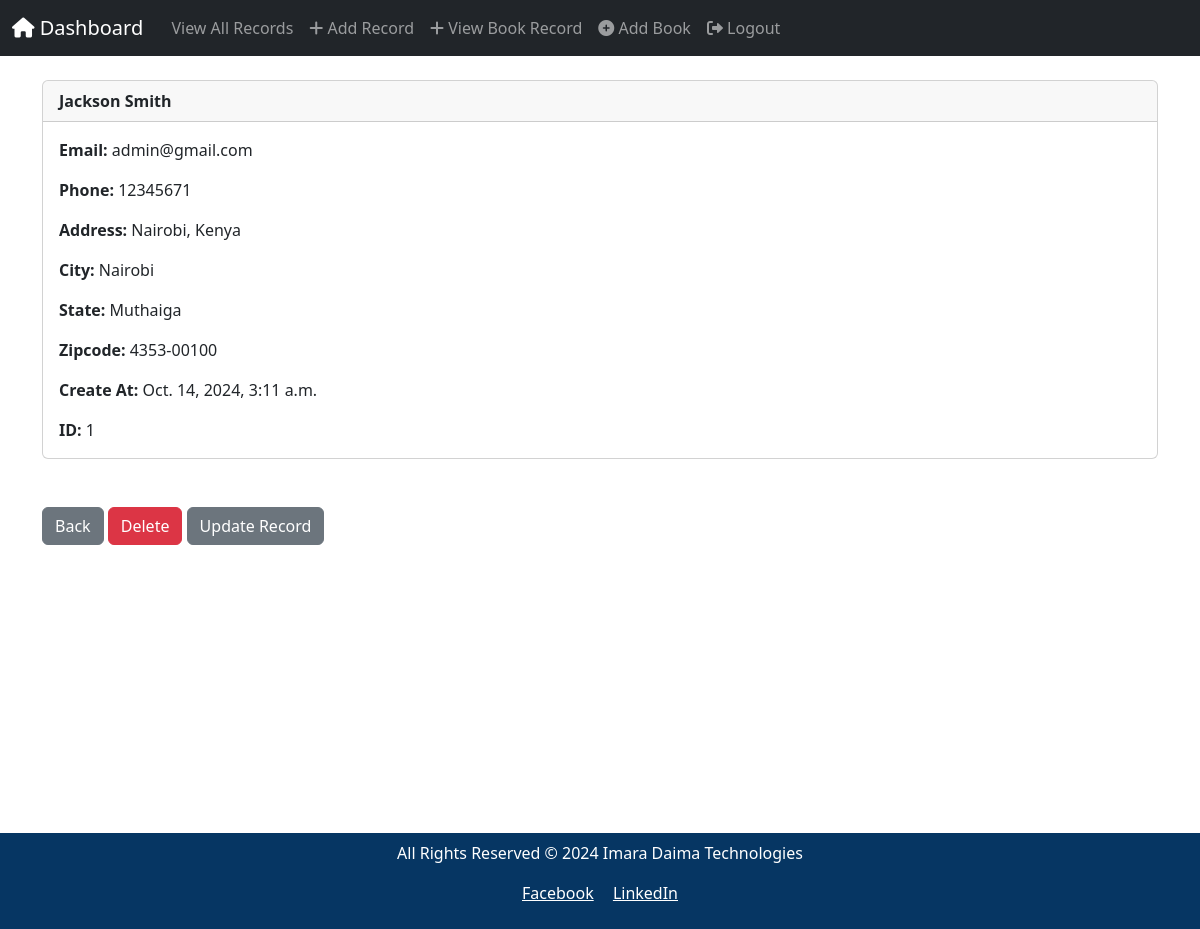
The page /record/1 (signed in) on the database its author committed.
### website/models.py (models this page shows, shortened)
class Record(models.Model):
	created_at = models.DateTimeField(auto_now_add=True)
	first_name = models.CharField(max_length=50)
	last_name =  models.CharField(max_length=50)
	email =  models.CharField(max_length=80)
	phone = models.CharField(max_length=15)
	address =  models.CharField(max_length=100)
	city =  models.CharField(max_length=50)
	state =  models.CharField(max_length=50)
	zipcode =  models.CharField(max_length=20)

### website/views.py (the view)
# urls.py: path('record/<int:pk>', views.customer_record, name='record'),
def customer_record(request, pk):
	if request.user.is_authenticated:
		customer_record = Record.objects.get(id=pk)
		return render(request, 'record.html', {'customer_record':customer_record})
	else:
		messages.success(request, "You Must Be Logged In To View That Page...")
		return redirect('home')

### website/templates/record.html
{% extends 'base.html' %}
{% block content %}
<div class="card">
  <div class="card-header"><strong>
    	{{ customer_record.first_name }}
		{{ customer_record.last_name }}</strong>
  </div>
  <div class="card-body">
<p class="card-text">
<strong>Email: </strong>{{ customer_record.email }}</p>
<p class="card-text">
<strong>Phone: </strong>{{ customer_record.phone }}
</p>
<p class="card-text">
<strong>Address: </strong>{{ customer_record.address }}</p>
<p class="card-text">
<strong>City: </strong>{{ customer_record.city }}</p>
<p class="card-text">
<strong>State: </strong>{{ customer_record.state }}</p>
<p class="card-text">
<strong>Zipcode: </strong>{{ customer_record.zipcode }}</p>
<p class="card-text">
<strong>Create At: </strong>{{ customer_record.created_at }}</p>
<p class="card-text">
<strong>ID: </strong>{{ customer_record.id }}</p>
  </div>
</div>
<br/><br/>
<a href="{% url 'home' %}" class="btn btn-secondary">Back</a>
<a href="{% url 'delete_record' customer_record.id %}" class="btn btn-danger">Delete</a>
<a href="{% url 'update_record' customer_record.id %}" class="btn btn-secondary">Update Record</a>
{% endblock %}

### rows shown on the page
Record: first_name "Jackson", last_name "Smith", email "admin@gmail.com", phone "12345671", address "Nairobi, Kenya", city "Nairobi", state "Muthaiga", zipcode "4353-00100", created_at "Oct. 14, 2024, 3:11 a.m.", id "1"
